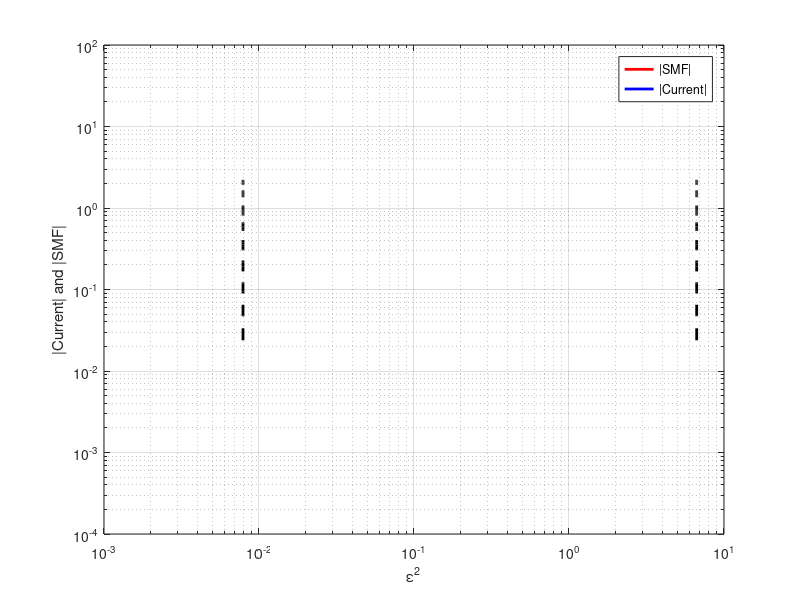

Here is the MATLAB script that generated this plot:
% clear all
N=1e3; %number of sites
numRealizations=10000;
% numRealizations=1
flagAnalytic=0;  %0 for numerical solution, 1 for analytic solution


Delta = 1;
w_beta = 1;
beta = 0.1;
sigma_vec =linspace(0,10,100);
Estrength_vec = logspace(-5,3,1000);

Estrength_vec = Estrength_vec(601);
sigma_vec = sigma_vec([30]);

harmonicMeanG = zeros(length(sigma_vec),1);
Current  = zeros( length(Estrength_vec),length(sigma_vec));
Current_Estimate  = zeros( length(Estrength_vec),length(sigma_vec));
CurrentAnalytical =  zeros( length(Estrength_vec),length(sigma_vec));
CurrentEnsemble = zeros(numRealizations, length(Estrength_vec),length(sigma_vec));
CurrentEstimateEnsemble = zeros(numRealizations, length(Estrength_vec),length(sigma_vec));

Q_dot =  zeros(length(Estrength_vec),length(sigma_vec));
SMF =  zeros( length(Estrength_vec),length(sigma_vec));
P = zeros(1,N);

SMF = zeros(length(Estrength_vec), length(sigma_vec));
landscape = zeros(length(Estrength_vec), length(sigma_vec),N);
landscape2 = zeros(numRealizations,length(Estrength_vec), length(sigma_vec),N);
barrier = zeros(numRealizations,length(Estrength_vec),length(sigma_vec));
maxima = zeros(numRealizations,length(Estrength_vec),length(sigma_vec));
minima = zeros(numRealizations,length(Estrength_vec),length(sigma_vec));
% seed=1;

% Energy = linspace(-Delta/2,Delta/2,N);
% Energy = Energy(randInd2);
Energy = randn(1,N)*Delta;
Delta_n = Energy(2:N)-Energy(1:N-1);
Delta_n = [Delta_n, Energy(1)-Energy(N)];


w_bath_cw = 2*w_beta./(1+exp(-beta*(Energy(1:N-1)-Energy(2:N)))); %w_plus
w_bath_cw = [w_bath_cw  2*w_beta/(1+exp(-beta*(Energy(N)-Energy(1))))];

w_bath_ccw = 2*w_beta./(1+exp(beta*(Energy(1:N-1)-Energy(2:N)))); %w_minus
w_bath_ccw = [w_bath_ccw,  2*w_beta/(1+exp(beta*(Energy(N)-Energy(1))))];


for iR = 1:numRealizations
    wb=waitbar(iR/numRealizations);
%     tic;
    for iS = 1:length(sigma_vec)
        sigma = sigma_vec(iS);
        G = 10.^(rand(1,N)*sigma - sigma/2);
        harmonicMeanG(iS) = mean(1./G)^-1;
        G = G*mean(1./G);
        
        %     I_0=0;
        I_0 = -beta/N*dot(G,Delta_n)*Estrength_vec(1)^2;
        
        for iE = 1: length(Estrength_vec)
            
            w_drv = Estrength_vec(iE)^2 * G * w_beta;
            w_m = (w_drv + w_bath_ccw);
            w_p = (w_drv + w_bath_cw);
            
            SMF(iE,iS) = sum(log(w_m)-log(w_p))/beta;
            
            %equation (25)
            landscape(iE,iS,:) = cumsum((log(w_m)-log(w_p))/beta,2);
            landscape2(iR,iE,iS,:) = cumsum((log(w_m)-log(w_p))/beta,2);
            maxVar = max(landscape(iE,iS,:))-min(landscape(iE,iS,:));
            barrier(iR,iE,iS) = maxVar;
            maxima(iR,iE,iS) = max(landscape(iE,iS,:));
            minima(iR,iE,iS) = min(landscape(iE,iS,:));
            CurrentEstimateEnsemble(iR,iE,iS,:) = sum(1./(w_m+w_p))^-1* exp(-beta*maxVar/2)*sinh(beta*SMF(iE,iS)/2);

            %         Current_Estimate2(iE,iSigma) = 1/N*mean(1./(w_m+w_p))^-1* exp(-2*beta*SMF(iE,iSigma)/2)*sinh(beta*SMF(iE,iSigma)/2);
            %         Current_Estimate3(iE,iSigma) = 1/N*mean(1./(w_m+w_p))^-1* exp(-3*beta*SMF(iE,iSigma)/2)*sinh(beta*SMF(iE,iSigma)/2);
            %         Current_Estimate4(iE,iSigma) = 1/N*mean(1./(w_m+w_p))^-1* exp(-4*beta*SMF(iE,iSigma)/2)*sinh(beta*SMF(iE,iSigma)/2);
            %         w_harm(iE,iSigma) = mean(2./(w_m+w_p));
            
        end
    end
    
%     save (['datasets/prcs',num2str(processNumber),'/nesDataset',num2str(iR),'.mat']);
            CurrentEnsemble(iR,:,:,:) = Current;

%     close(wb);
%     toc;
end

1
%% SMF and Current log-log
iSigma=1;
figure(1);
%hold on
%axes('FontSize',14);
loglog(Estrength_vec.^2,abs(SMF(:,1)),'-r', 'LineWidth',2);hold on
loglog(Estrength_vec.^2,abs(Current(:,1)),'b', 'LineWidth',2);
% loglog(Estrength_vec.^2,abs(CurrentAnalytical(1,:,2)),':r', 'LineWidth',2);

%     loglog(Estrength_vec.^2,abs(Current_Estimate),'b--', 'LineWidth',2);hold on
% loglog(Estrength_vec.^2,abs(1./w_harm(:,iSigma)),'--r', 'LineWidth',2);
% loglog(repmat(Estrength_vec'.^2,1,1),abs(SMF_0(:,iSigma)),'--r', 'LineWidth',2);
% loglog(repmat(Estrength_vec'.^2,1,1),abs(SMF_inf(:,iSigma)),'--r', 'LineWidth',2);
SinaiLimit = sqrt(N)*Delta/2;
loglog(Estrength_vec.^2, sqrt(N)*Delta/2.*ones(length(Estrength_vec),1),'-k', 'LineWidth',2);
% I_typ = std(G)/sqrt(N) *Delta*beta*Estrength_vec.^2;
I_0 = -beta/N*dot(G(iSigma,:),Delta_n)*Estrength_vec.^2;
I_inf = beta/N*dot(1./G(iSigma,:),Delta_n)*ones(length(Estrength_vec),1)/mean(1./G(iSigma,:));
loglog(Estrength_vec.^2,abs(I_0),'--g', 'LineWidth',2);
loglog(Estrength_vec.^2,abs(I_inf),'--g','LineWidth',2);
loglog(Estrength_vec.^2,2/beta*ones(size(Estrength_vec)),'--m','LineWidth',2);
% loglog(Estrength_vec.^2,abs(I_typ),'--g');
% axis([Estrength_vec(1).^2 Estrength_vec(end).^2
% min(abs(Current(:,iSigma))), 10*SinaiLimit]);
% axis([1e-5 1e5 1e-5 1e1]);
currentLims = linspace(min(abs(Current(1,:))),max(abs(SMF(1,:))));
%     axis([1e-10 Est rength_vec(end).^2 currentLims(1), 10*SinaiLimit]);

loglog(ones(length(currentLims),1).*1./min(G(iSigma,:),[],2),currentLims,'k--', 'LineWidth',2);
loglog(ones(length(currentLims),1).*1./max(G(iSigma,:),[],2),currentLims,'k--', 'LineWidth',2);
%     loglog(ones(length(currentLims),1).*1./mean(G(iSigma,:),2),currentLims,'k:', 'LineWidth',2);
%     loglog(ones(length(currentLims),1).*mean(1./G(iSigma,:),2),currentLims,'k:', 'LineWidth',2);

legend(['|SMF|    ';...
    '|Current|']);
xlabel('\epsilon^2');
ylabel('|Current| and |SMF|');
grid on
hold off
% 
% %% SMF and Current log-log
% figure(2);
% %hold on
% %axes('FontSize',14);
% semilogy(sigma_vec,abs(SMF(1,:)),'-r', 'LineWidth',2);hold on
% semilogy(sigma_vec,abs(Current(1,:)),'b', 'LineWidth',2);
% % loglog(Estrength_vec.^2,abs(CurrentAnalytical(1,:,2)),':r', 'LineWidth',2);
% 
% %     loglog(Estrength_vec.^2,abs(Current_Estimate),'b--', 'LineWidth',2);hold on
% % loglog(Estrength_vec.^2,abs(1./w_harm(:,iSigma)),'--r', 'LineWidth',2);
% % loglog(repmat(Estrength_vec'.^2,1,1),abs(SMF_0(:,iSigma)),'--r', 'LineWidth',2);
% % loglog(repmat(Estrength_vec'.^2,1,1),abs(SMF_inf(:,iSigma)),'--r', 'LineWidth',2);
% % SinaiLimit = sqrt(N)*Delta/2;
% % loglog(Estrength_vec.^2, sqrt(N)*Delta/2.*ones(length(Estrength_vec),1),'-k', 'LineWidth',2);
% % % I_typ = std(G)/sqrt(N) *Delta*beta*Estrength_vec.^2;
% % I_0 = -beta/N*dot(G(iSigma,:),Delta_n)*Estrength_vec.^2;
% % I_inf = beta/N*dot(1./G(iSigma,:),Delta_n)*ones(length(Estrength_vec),1)/mean(1./G(iSigma,:));
% % loglog(Estrength_vec.^2,abs(I_0),'--g', 'LineWidth',2);
% % loglog(Estrength_vec.^2,abs(I_inf),'--g','LineWidth',2);
% % loglog(Estrength_vec.^2,2/beta*ones(size(Estrength_vec)),'--m','LineWidth',2);
% % % loglog(Estrength_vec.^2,abs(I_typ),'--g');
% % % axis([Estrength_vec(1).^2 Estrength_vec(end).^2
% % % min(abs(Current(:,iSigma))), 10*SinaiLimit]);
% % % axis([1e-5 1e5 1e-5 1e1]);
% % currentLims = linspace(min(abs(Current(1,:))),max(abs(SMF(1,:))));
% % %     axis([1e-10 Est rength_vec(end).^2 currentLims(1), 10*SinaiLimit]);
% %
% % loglog(ones(length(currentLims),1).*1./min(G(iSigma,:),[],2),currentLims,'k--', 'LineWidth',2);
% % loglog(ones(length(currentLims),1).*1./max(G(iSigma,:),[],2),currentLims,'k--', 'LineWidth',2);
% %     loglog(ones(length(currentLims),1).*1./mean(G(iSigma,:),2),currentLims,'k:', 'LineWidth',2);
% %     loglog(ones(length(currentLims),1).*mean(1./G(iSigma,:),2),currentLims,'k:', 'LineWidth',2);
% 
% legend(['|SMF|    ';...
%     '|Current|']);
% xlabel('\sigma');
% ylabel('|Current| and |SMF|');
% grid on
% hold off
